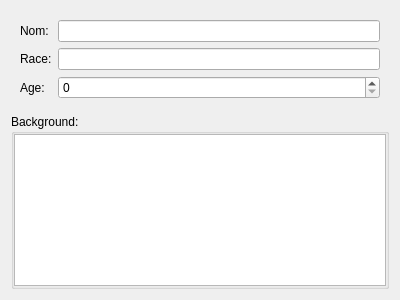
<?xml version="1.0" encoding="UTF-8"?>
<ui version="4.0">
 <class>Sabrina::PersonnageEditor</class>
 <widget class="QWidget" name="Sabrina::PersonnageEditor">
  <property name="geometry">
   <rect>
    <x>0</x>
    <y>0</y>
    <width>400</width>
    <height>300</height>
   </rect>
  </property>
  <property name="windowTitle">
   <string>Form</string>
  </property>
  <layout class="QVBoxLayout" name="verticalLayout">
   <item>
    <widget class="QWidget" name="widget_header" native="true">
     <property name="sizePolicy">
      <sizepolicy hsizetype="Preferred" vsizetype="Minimum">
       <horstretch>0</horstretch>
       <verstretch>0</verstretch>
      </sizepolicy>
     </property>
     <layout class="QFormLayout" name="formLayout">
      <item row="0" column="0">
       <widget class="QLabel" name="label_name">
        <property name="text">
         <string>Nom:</string>
        </property>
       </widget>
      </item>
      <item row="0" column="1">
       <widget class="QLineEdit" name="lineEdit_name"/>
      </item>
      <item row="1" column="0">
       <widget class="QLabel" name="label_race">
        <property name="text">
         <string>Race:</string>
        </property>
       </widget>
      </item>
      <item row="1" column="1">
       <widget class="QLineEdit" name="lineEdit_race"/>
      </item>
      <item row="2" column="0">
       <widget class="QLabel" name="label_age">
        <property name="text">
         <string>Age:</string>
        </property>
       </widget>
      </item>
      <item row="2" column="1">
       <widget class="QSpinBox" name="spinBox_age"/>
      </item>
     </layout>
    </widget>
   </item>
   <item>
    <widget class="QGroupBox" name="Background_groupBox">
     <property name="sizePolicy">
      <sizepolicy hsizetype="Preferred" vsizetype="Expanding">
       <horstretch>0</horstretch>
       <verstretch>0</verstretch>
      </sizepolicy>
     </property>
     <property name="title">
      <string>Background:</string>
     </property>
     <layout class="QVBoxLayout" name="verticalLayout_2">
      <property name="spacing">
       <number>0</number>
      </property>
      <property name="leftMargin">
       <number>0</number>
      </property>
      <property name="topMargin">
       <number>0</number>
      </property>
      <property name="rightMargin">
       <number>0</number>
      </property>
      <property name="bottomMargin">
       <number>0</number>
      </property>
      <item>
       <widget class="QTextEdit" name="textEdit_background"/>
      </item>
     </layout>
    </widget>
   </item>
  </layout>
 </widget>
 <resources/>
 <connections/>
</ui>
